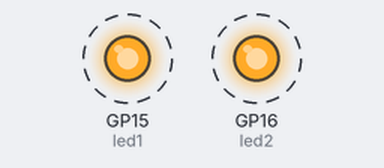
Bench run of a program on a simulated Raspberry Pi Pico running MicroPython. Shown: output pins drawn as LEDs (lit = HIGH). Dashed ring = blinking.

Above: at 0.2 s.
Timing chart, 0 to 4.6 s (numbered marks = the images above):
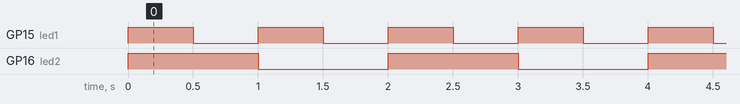

Measured:
- by itself, GP15 (led1): alternates HIGH for 0.50 s and LOW for 0.50 s
- by itself, GP16 (led2): alternates HIGH for 1.0 s and LOW for 1.0 s
- by itself, everything shown: repeats every 2.0 s, in 4 steps

The program:

main.py
```python
import uasyncio as asyncio
from machine import Pin

led1 = Pin(15, Pin.OUT)
led2 = Pin(16, Pin.OUT)

async def blink(led, delay):
    while True:
        led.toggle()
        await asyncio.sleep(delay)

async def main():
    asyncio.create_task(blink(led1, 0.5))
    asyncio.create_task(blink(led2, 1.0))
    while True:
        await asyncio.sleep(5)

asyncio.run(main())
```
